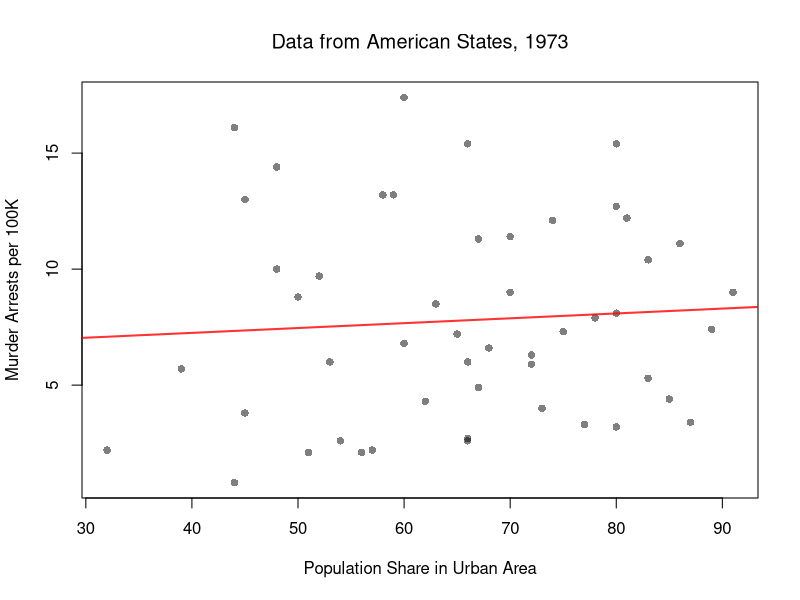

Source code (R): (Note: this script raises an error after producing the figure.)
## ---- chunk 1
# Hidden seed so every render draws the same random numbers
set.seed(1)
## ---- chunk 2
# Pull two columns from USArrests and rename for compact code below
xy2_hat <- USArrests[, c('UrbanPop', 'Murder')]
colnames(xy2_hat) <- c('x_hat', 'y_hat') # x_hat=urban population share, y_hat=murder arrests per 100K

# Scatter the data
plot(y_hat ~ x_hat, xy2_hat, col=grey(0, .5), pch=16,
    main=NA,
    xlab='Population Share in Urban Area',
    ylab='Murder Arrests per 100K')
title('Data from American States, 1973', font.main=1)


# Fit the line via OLS and overlay it on the scatter
reg <- lm(y_hat ~ x_hat, data=xy2_hat)
abline(reg, col=rgb(1, 0, 0, .8), lwd=2)
## ---- chunk 3
## MAIN EXAMPLE
# Lab data: 3294 US workers, with hourly wages in 1980 dollars
# Pull two columns from Wages1 and rename for compact code below
data(Wages1, package='Ecdat')
xy_hat <- Wages1[, c('school', 'wage')]
colnames(xy_hat) <- c('x_hat', 'y_hat') # x_hat=years of schooling, y_hat=hourly wage

# Run a Simple Regression
reg <- lm(y_hat ~ x_hat, data=xy_hat)
coef(reg)
# The intercept of about -0.72 is a negative hourly wage.

# Manual verification
x_hat <- xy_hat[, 'x_hat']
y_hat <- xy_hat[, 'y_hat']
b1 <- cov( x_hat, y_hat)/var(x_hat)
b1
b0 <- mean(y_hat) - b1*mean(x_hat)
b0
## ---- chunk 4
# Slope
coef(reg)[2]
# Pearson Correlation
cor(xy_hat$x_hat, xy_hat$y_hat)
# Slope from correlation: R_{XY} * S_Y / S_X
cor(xy_hat$x_hat, xy_hat$y_hat) * sd(xy_hat$y_hat)/sd(xy_hat$x_hat)
## ---- chunk 5
# Scatter the data
plot(y_hat ~ x_hat, xy_hat, col=grey(0, .1), pch=16,
    main=NA,
    xlab='Years of Schooling',
    ylab='Hourly Wage (1980 Dollars)')
title('Data from American Workers', font.main=1)

# overlay predictions on the scatter
abline(reg, col=rgb(1, 0, 0, .8), lwd=2)
## ---- chunk 6
# The intercept from above, about -0.72, is a negative hourly wage.
# Range of schooling in the sample
range(x_hat)
# No worker in the sample has fewer than 3 years of schooling.
# So the prediction at zero years is far away from the observations.
# The intercept is not a good guess for the wage of a worker with no schooling.

# Predictions at the lowest and highest observed years of schooling
predict(reg, newdata=data.frame(x_hat=range(x_hat)))
# Over the observed range of 3 to 16 years, every prediction is positive.
## ---- chunk 7
## Data
xy0_hat <- data.frame(
    x_hat=c(1, 2, 3),
    y_hat=c(2, 2.5, 4))

## Simple Linear Regression
reg0 <- lm(y_hat ~ x_hat, data=xy0_hat)
coef(reg0)

## Sample Predictions
predict(reg0)
resid(reg0)

## Out-of-Sample predictions
predict(reg0, newdata=data.frame(x_hat=c(2.5)))
## ---- chunk 8
# Regress on a constant only: '~ 1' means an intercept and no slope
reg_const <- lm(y_hat ~ 1, data=xy_hat)
coef(reg_const)

# Same as the sample mean
mean(xy_hat[, 'y_hat'])
## ---- chunk 9
# Regress without an intercept: '0 +' drops b0 from the model
reg_origin <- lm(y_hat ~ 0 + x_hat, data=xy_hat)
coef(reg_origin)
# The unrestricted line already has an intercept near zero, about -0.72.
# So pinning the line to the origin changes its slope only a little.
# The slope moves from about 0.56 to about 0.50.

# Manual verification
sum(x_hat*y_hat)/sum(x_hat^2)

# Scatter with the axes extended to the origin, then add all three fitted lines
plot(y_hat ~ x_hat, xy_hat, col=grey(0, .1), pch=16,
    xlim=c(0, max(x_hat)), ylim=c(0, max(y_hat)),
    main=NA,
    xlab='Years of Schooling',
    ylab='Hourly Wage (1980 Dollars)')
abline(reg, col=rgb(1, 0, 0, .8), lwd=2)
abline(reg_origin, col=rgb(1, 0, 0, .8), lwd=2, lty=2)
abline(h=coef(reg_const), col=rgb(0, 0, 1, .8), lwd=2)
legend('topleft', legend=c('Unrestricted', 'Through origin', 'Constant'),
    col=c(rgb(1, 0, 0, .8), rgb(1, 0, 0, .8), rgb(0, 0, 1, .8)),
    lwd=2, lty=c(1, 2, 1), bty='n')
## ---- chunk 10
## MAIN EXAMPLE
# Manually Compute R2
e_hat <- resid(reg)
mse_hat  <- mean(e_hat^2)
y_hat <- xy_hat[, 'y_hat']
v_hat  <- mean((y_hat-mean(y_hat))^2)
R2 <- 1 - mse_hat/v_hat
R2

# Check R2
summary(reg)$r.squared

# Double Check R2
R <- cor(xy_hat[, 'y_hat'], predict(reg))
R^2
## ---- chunk 11
# Compute R2
e0_hat <- resid(reg0)
RSS0  <- sum(e0_hat^2)
y0_hat <- xy0_hat[, 'y_hat']
TSS0  <- sum((y0_hat-mean(y0_hat))^2)
R2_0 <- 1 - RSS0/TSS0
R2_0

# compare with our calculation: 12/13
12/13

# compare with our intuitive benchmark: squared correlation of actuals and fitted values
cor(y0_hat, predict(reg0))^2
## ---- chunk 12
## MAIN EXAMPLE
# Leave-one-out errors for the line
n <- nrow(xy_hat)
loo_errors <- rep(NA, n)
for(i in seq_len(n)){
    xy_i <- xy_hat[-i, ] # drop worker i
    reg_i <- lm(y_hat ~ x_hat, data=xy_i)
    # Predict worker i from the fit without worker i
    y_pred_i <- predict(reg_i, newdata=xy_hat[i, ])
    loo_errors[i] <- xy_hat[i, 'y_hat'] - y_pred_i
}

# CV
cv_hat <- mean(loo_errors^2)
cv_hat
# The line's CV of about 9.84 is just above its MSE of about 9.83.
# It predicts held-out workers only slightly worse than those it was fit to.
## ---- chunk 13
# Leave-one-out errors for the mean
loo_errors_mean <- rep(NA, n)
for(i in seq_len(n)){
    xy_i <- xy_hat[-i, ] # drop worker i
    # Compare worker i with the mean of the other workers
    loo_errors_mean[i] <- xy_hat[i, 'y_hat'] - mean(xy_i[, 'y_hat'])
}

# Leave-one-out version of the variance
v_cv_hat <- mean(loo_errors_mean^2)
v_cv_hat
# The line's CV of about 9.84 is below this value of about 10.69.

# Out-of-sample R-squared
r2_cv <- 1 - cv_hat/v_cv_hat
# Correlation of the observations and the held-out predictions, then its square
r_cv <- cor(xy_hat[, 'y_hat'], xy_hat[, 'y_hat'] - loo_errors)
r2_gen_cv <- r_cv^2
c(R2=R2, R2_CV=r2_cv, r_CV=r_cv, R2_gen_CV=r2_gen_cv)
# R2_CV is positive, about 0.079, since CV is below the leave-one-out variance.
# Out of sample, the line predicts wages better than the other workers' mean.
# With 3294 workers, dropping one barely moves the line.
# So R2_CV is close to the in-sample R2 of about 0.080.
# The squared correlation of about 0.079 is close to both.
# The correlation itself is positive, about 0.28.
## ---- chunk 14
# Leave-one-out prediction errors for the constant model
loo_errors_const <- rep(NA, n)
for(i in seq_len(n)){
    xy_i <- xy_hat[-i, ] # drop worker i
    reg_const_i <- lm(y_hat ~ 1, data=xy_i)
    # Predict worker i from the fit without worker i
    y_pred_i <- predict(reg_const_i, newdata=xy_hat[i, ])
    loo_errors_const[i] <- xy_hat[i, 'y_hat'] - y_pred_i
}
cv_const_hat <- mean(loo_errors_const^2)
r2_cv_const <- 1 - cv_const_hat/v_cv_hat

# In-sample and out-of-sample fit of both models
fit_compare <- rbind(
    Line=c(MSE=mse_hat, CV=cv_hat, R2=R2, R2_CV=r2_cv),
    Constant=c(MSE=mean(resid(reg_const)^2), CV=cv_const_hat,
        R2=summary(reg_const)$r.squared, R2_CV=r2_cv_const))
round(fit_compare, 3)
# The line fits better in sample, and the order holds out of sample.
# The line's CV is about 9.84, while the constant model's is about 10.69.
# Schooling explains enough of the variation in wages.
# So estimating a slope removes more error from predictions than its noise adds.
## ---- chunk 15
xy2_hat <- USArrests[, c('UrbanPop', 'Murder')]
colnames(xy2_hat) <- c('x_hat', 'y_hat') # x_hat=urban population share, y_hat=murder arrests per 100K
reg_usa <- lm(y_hat ~ x_hat, data=xy2_hat)

# Leave-one-out errors for the line and for the mean
n_usa <- nrow(xy2_hat)
loo_errors_usa <- rep(NA, n_usa)
loo_errors_mean_usa <- rep(NA, n_usa)
for(i in seq_len(n_usa)){
    xy2_i <- xy2_hat[-i, ] # drop state i
    reg_usa_i <- lm(y_hat ~ x_hat, data=xy2_i)
    # Predict state i from the fit without state i
    y_pred_i <- predict(reg_usa_i, newdata=xy2_hat[i, ])
    loo_errors_usa[i] <- xy2_hat[i, 'y_hat'] - y_pred_i
    # Compare state i with the mean of the other states
    loo_errors_mean_usa[i] <- xy2_hat[i, 'y_hat'] - mean(xy2_i[, 'y_hat'])
}

# In-sample error, CV, and the leave-one-out version of the variance
cv_usa_hat <- mean(loo_errors_usa^2)
v_cv_usa_hat <- mean(loo_errors_mean_usa^2)
c(MSE=mean(resid(reg_usa)^2), CV=cv_usa_hat, v_CV=v_cv_usa_hat)
# The line's CV of about 20.1 is above its MSE of about 18.5.
# It predicts held-out states worse than the states it was fit to.
# Its CV is also above the leave-one-out variance of about 19.4.
# That variance is the constant model's CV, so we would choose it over the line.

# In-sample and out-of-sample fit
r_cv_usa <- cor(xy2_hat[, 'y_hat'], xy2_hat[, 'y_hat'] - loo_errors_usa)
c(R2=summary(reg_usa)$r.squared, R2_CV=1 - cv_usa_hat/v_cv_usa_hat, r_CV=r_cv_usa, R2_gen_CV=r_cv_usa^2)
# R2_CV is negative, about -0.04.
# Out of sample, the line predicts worse than the mean of the other states.
# Urbanization explains very little of the variation in murder arrests.
# So estimating a slope adds more noise to the predictions than it removes.
# The squared correlation of about 0.22 looks better than the R2 of about 0.005.
# That is only because squaring hides the sign of the correlation, about -0.47.
# Dropping a state with a high murder arrest rate lowers its prediction.
# So the held-out predictions tend to move against the observations.
## ---- chunk 16
## MAIN EXAMPLE
# Original OLS coefficient
slope <-  coef(reg)[2]

# Number of observations
n <- nrow(xy_hat)

# Bootstrap Sampling Distribution
boot_coefs <- rep(NA, 399)
for(i in seq_along(boot_coefs)){
    b_id <- sample(n, replace=TRUE)
    xy_boot <- xy_hat[b_id, ]
    reg_b <- lm(y_hat ~ x_hat, data=xy_boot)
    slope_b <- coef(reg_b)[2]
    boot_coefs[i] <- slope_b
}

# Plot Bootstrap Sampling Distribution
# + Percentile CI
hist(boot_coefs, breaks=25,
    main=NA, border=NA,
    freq=FALSE,
    xlab=expression(hat(b)[1]))
title('Bootstrap Distribution with 95% CIs', font.main=1)
boot_ci_percentile <- quantile(boot_coefs, probs=c(.025, .975))
abline(v=boot_ci_percentile, col=rgb(0, 0, 0, .8), lwd=2)
## ---- chunk 17
# Jackknife Sampling Distribution for OLS Coefficient
jack_coefs <- rep(NA, n)
for(i in seq_along(jack_coefs)){
    xy_i <- xy_hat[-i, ]
    reg_i <- lm(y_hat ~ x_hat, data=xy_i)
    slope_i <- coef(reg_i)[2]
    jack_coefs[i] <- slope_i
}
jack_se <- sqrt((n - 1)/n * sum((jack_coefs - mean(jack_coefs))^2))

# Plot Estimated Sampling Distribution
# Grid spans four jackknife SEs on either side of the estimate
x <- seq(slope - 4*jack_se, slope + 4*jack_se, length.out=500)
fx <- dnorm(x, mean(jack_coefs), jack_se)
plot(x, fx, type='l', bty='n', col=rgb(0, 0, 1, .8),
    xlab=expression(hat(b)[1]))
title('Normal Approx. with 95% CIs', font.main=1)

# Normal Approx Confidence Interval
jack_ci_normal <- qnorm(c(.025, .975), slope, jack_se)
abline(v=jack_ci_normal, col=rgb(0, 0, 0, .8), lwd=2, lty=2)

# Bootstrap Quantiles
abline(v=boot_ci_percentile, col=rgb(0, 0, 0, .8), lwd=2)
legend('topright', lty=c(1, 2), lwd=2, col=rgb(0, 0, 0, .8), bty='n', cex=.75,
    title='Confidence Interval',
    legend=c('Bootstrap Percentile', 'Normal Approx.'))
## ---- chunk 18
# Bootstrap distribution of the slope from above, with zero added to the plot
hist(boot_coefs, breaks=25,
    main=NA, border=NA, freq=FALSE,
    xlab=expression(hat(b)[1]),
    xlim=range(c(0, boot_coefs)))
title('Bootstrap Distribution with 95% CI', font.main=1)
abline(v=boot_ci_percentile, col=rgb(0, 0, 0, .8), lwd=2)
abline(v=0, col=rgb(0, 0, 1, .8), lty=2)

# Does the 95% interval contain zero?
boot_ci_percentile
unname(boot_ci_percentile[1] <= 0 & boot_ci_percentile[2] >= 0)
# The interval does not contain 0.
# So a slope of zero is not consistent with the data at the 95% level.
## ---- chunk 19
## MAIN EXAMPLE
# Null Distribution for Reg Coef
null_coefs <-  rep(NA, 399)
for(b in seq_along(null_coefs)){
    # Permuted data
    xy_perm <- xy_hat
    xy_perm[, 'y_hat'] <- sample( xy_perm[, 'y_hat'], replace=FALSE) #Bootstrap: replace=T
    # Redo regression
    reg_b <- lm(y_hat ~ x_hat, data=xy_perm)
    null_coefs[b] <- coef(reg_b)[2]
}

# Null Distribution
hist(null_coefs, breaks=25,
    main=NA, border=NA, freq=FALSE,
    xlab=expression(hat(b)[1]),
    xlim=range(null_coefs, slope))
title('Null Distribution', font.main=1)
# Middle 95% of the permuted slopes
null_ci <- quantile(null_coefs, probs=c(.025, .975))
abline(v=null_ci, col=rgb(0, 0, 0, .8), lwd=2)
# Observed value
abline(v=slope, col=rgb(1, 0, 0, .8), lwd=2)
## ---- chunk 20
# Two Sided Test for P(|b1| >= |observed b1| | Null of b1=0)
F_hat <- ecdf(abs(null_coefs))
p_slope <- mean(abs(null_coefs) >= abs(slope))
p_slope
plot(F_hat, xlim=range(abs(null_coefs), abs(slope)),
    xlab=expression( abs(hat(b)[1]) ),
    main=NA)
title('Null Distribution', font.main=1)
abline(v=abs(slope), col=rgb(1, 0, 0, .8), lwd=2)
## ---- chunk 21
# Hard decision rule at the 5% level
if(p_slope < 0.05){
    'reject the null of no relationship'
} else {
    'fail to reject the null of no relationship'
}
## ---- chunk 22
xy2_hat <- USArrests[, c('UrbanPop', 'Murder')]
colnames(xy2_hat) <- c('x_hat', 'y_hat') # x_hat=urban population share, y_hat=murder arrests per 100K

# Regression and goodness of fit
reg_usa <- lm(y_hat ~ x_hat, data=xy2_hat)
coef(reg_usa)
# Each extra percentage point of urban population goes with more murder arrests.
# The difference is about 0.02 arrests per 100K, on average.
summary(reg_usa)$r.squared
# R-squared of about 0.005 is close to zero.
# Urbanization leaves nearly all of the variation in murder arrests unexplained.

# Bootstrap percentile CI for the slope
slope_usa <- coef(reg_usa)[2]
boot_coefs_usa <- rep(NA, 399)
for(b in seq_along(boot_coefs_usa)){
    b_id <- sample(nrow(xy2_hat), replace=TRUE)
    xy2_boot <- xy2_hat[b_id, ]
    reg_usa_b <- lm(y_hat ~ x_hat, data=xy2_boot)
    boot_coefs_usa[b] <- coef(reg_usa_b)[2]
}
quantile(boot_coefs_usa, probs=c(.025, .975))
# The bootstrap interval contains zero.

# Permutation p-value, using the slope as the statistic
null_coefs_usa <- rep(NA, 399)
for(b in seq_along(null_coefs_usa)){
    xy2_perm <- xy2_hat
    xy2_perm[, 'y_hat'] <- sample(xy2_perm[, 'y_hat'], replace=FALSE)
    reg_usa_b <- lm(y_hat ~ x_hat, data=xy2_perm)
    null_coefs_usa[b] <- coef(reg_usa_b)[2]
}
# Middle 95% of the permuted slopes
quantile(null_coefs_usa, probs=c(.025, .975))
# The observed slope is also inside the middle 95% of permuted slopes.
# That range runs from about -0.08 to 0.08.
mean(abs(null_coefs_usa) >= abs(slope_usa))
# The p-value is large, so we fail to reject the null of no relationship.
## ---- chunk 23
# Create t-stat with jackknife SE
t_hat <- slope/jack_se

# Null Distribution for t-stat
# This takes a minute or two: each permutation recomputes n jackknife slopes
null_t <-  rep(NA, 399)
for(b in seq_along(null_t)){
    # Permuted data
    xy_perm <- xy_hat
    xy_perm[, 'y_hat'] <- sample( xy_perm[, 'y_hat'], replace=FALSE)
    # Redo regression
    reg_b <- lm(y_hat ~ x_hat, data=xy_perm)
    slope_b <- coef(reg_b)[2]
    # Redo Jackknife SEs
    # Each slope is cov/var, which matches lm() and is much faster inside nested loops
    x_perm <- xy_perm[, 'x_hat']
    y_perm <- xy_perm[, 'y_hat']
    jack_coefs_b <- rep(NA, nrow(xy_perm))
    for(i in seq_along(jack_coefs_b)){
        jack_coefs_b[i] <- cov(x_perm[-i], y_perm[-i])/var(x_perm[-i])
    }
    n_b <- length(jack_coefs_b)
    jack_se_b <- sqrt((n_b - 1)/n_b * sum((jack_coefs_b - mean(jack_coefs_b))^2))
    # Redo t with Jackknife SE
    null_t[b] <- slope_b/jack_se_b
}

# Null Distribution
hist(null_t, breaks=25,
    main=NA, border=NA, freq=FALSE,
    xlab=expression(hat(t)),
    xlim=range(null_t, t_hat))
title('Null Distribution of t', font.main=1)
abline(v=quantile(null_t, probs=c(.025, .975)), col=rgb(0, 0, 0, .8), lwd=2)
abline(v=t_hat, col=rgb(1, 0, 0, .8), lwd=2)

# Two Sided Test for P(|t| >= |observed t| | Null of t=0), next to the slope version
p_t <- mean(abs(null_t) >= abs(t_hat))
c(slope=p_slope, t=p_t)
# Both p-values are essentially zero.
# So both tests reject the null of no relationship between schooling and wages.
## ---- chunk 24
# Wage data: the slope's 95% bootstrap interval and p-value, then R-squared
boot_ci_percentile
p_slope
# The slope is estimated precisely.
# Its 95% bootstrap interval runs from about 0.50 to 0.62.
# Its p-value is essentially zero.
R2
# R-squared is only about 0.08.
# So the line leaves most of the variation in wages unexplained.
# Wages differ across workers for many reasons other than schooling.

# Wage data: CV of the line and of the constant model, then R2_CV
c(line=cv_hat, constant=v_cv_hat, R2_CV=r2_cv)
# The line has the lower CV, about 9.84 against 10.69, and R2_CV is positive.
# So we would choose the line to predict wages.
# That holds even though it leaves most of the variation unexplained.
## ---- chunk 25
# The p-value, from the permutation test above
p_slope
# With 3294 workers, the slope is estimated precisely.
# A slope of zero is not consistent with the data.

# Four more years of schooling, then the mean wage for scale
4*slope
mean(xy_hat[, 'y_hat'])
# Four more years go with about 2.23 dollars more per hour, on average.
# The mean wage is about 5.76 dollars.
## ---- chunk 26
# Standard deviation of the residuals and of wages
c(residuals=sqrt(mse_hat), wages=sqrt(v_hat))
# Residuals have a standard deviation of about 3.14 dollars, wages about 3.27.
# The line accounts for about 8% of the variation in wages.
# So schooling matters for the average wage.
# But workers with the same schooling still earn very different wages.
## ---- chunk 27
# Anscombe's Quartet 

par(mfrow=c(2, 2))
for(i in 1:4){
    x_hat <- anscombe[, paste0('x', i)]
    y_hat <- anscombe[, paste0('y', i)]
    plot(x_hat, y_hat, ylim=c(4, 13), xlim=c(4, 20),
        pch=16, col=grey(0, .6), main=NA,
        xlab=paste0('x', i), ylab=paste0('y', i))
    reg <- lm(y_hat ~ x_hat)
    # Slope, its p-value, and R-squared for the panel title
    b <- round(coef(reg)[2], 2)
    p <- round(summary(reg)$coefficients[2, 4], 4)
    r2 <- round(summary(reg)$r.squared, 2)
    abline(reg, col=rgb(1, 0, 0, .8), lwd=2)
    title(bquote(paste('Slope=', .(b), ', p=', .(p), ', ', R^2, '=', .(r2))), font.main=1)
}

## For an even better example, see `Datasaurus Dozen'
#browseURL(
#'https://bookdown.org/paul/applied-data-visualization/
#why-look-the-datasaurus-dozen.html')
